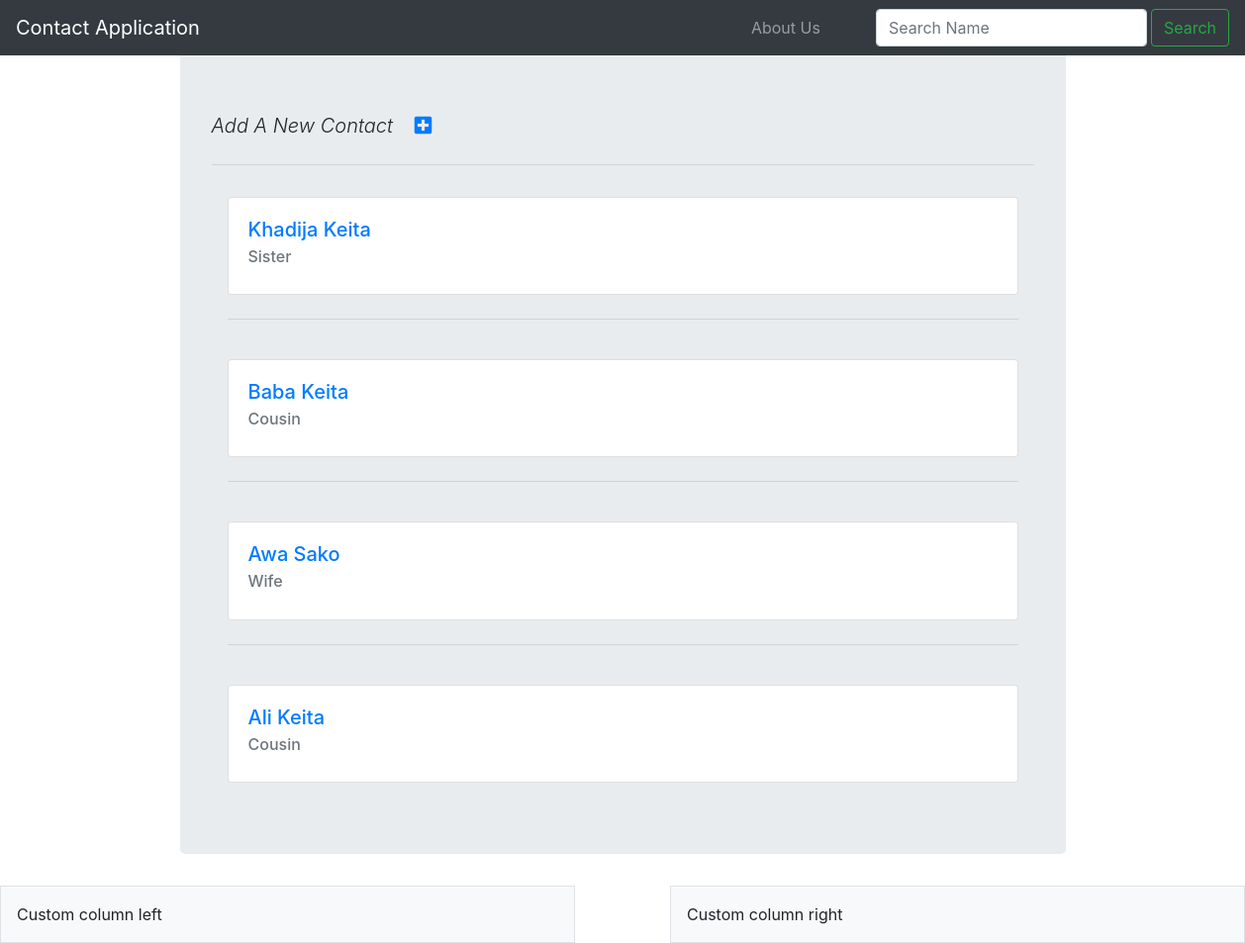
The page / on the database its author committed.
### contactlist/models.py (models this page shows, shortened)
class ContactModel(models.Model):
    fullname = models.CharField(max_length=123)
    relationship = models.CharField(max_length=123)
    email = models.EmailField(max_length=100)
    phone = models.CharField(max_length=123)
    address = models.CharField(max_length=123)

### contactlist/views.py (the view)
# urls.py: path('', index, name='index'),
def index(request):
    contacts = ContactModel.objects.all()
    search_input = request.GET.get('search-area')
    if search_input:
        contacts = ContactModel.objects.filter(fullname__icontains=search_input)
    else:
        contacts = ContactModel.objects.all()
        search_input = ""
    return render(request, "index.html", {"contacts": contacts, "search_input": search_input})

### templates/index.html (shortened to what this page needs)
{% load static %}
<!DOCTYPE html>
<html lang="en">
<head>
    <link rel="stylesheet" href="https://stackpath.bootstrapcdn.com/bootstrap/4.3.1/css/bootstrap.min.css">
    <link rel="stylesheet" href="https://cdnjs.cloudflare.com/ajax/libs/font-awesome/5.15.3/css/all.min.css">
</head>
<body>
<nav class="navbar fixed-top navbar-expand-lg navbar-dark bg-dark">
    <a class="navbar-brand" href="#">Contact Application</a>
    <div class="collapse navbar-collapse" id="navbarTogglerDemo01">
        <ul class="navbar-nav ml-auto">
            <li class="nav-item mr-5">
                <a class="nav-link" href="#">About Us</a>
            </li>
        </ul>
        <form action="/" method="GET" class="d-flex" id="search-form">
                <input class="form-control me-2" type="search" placeholder="Search Name" aria-label="Search" name="search-area" value="{{search_input}}">
                <button class="btn btn-outline-success ml-1" type="submit">Search</button>
        </form>
    </div>
</nav>
<div class="container">
    <div class="col-md-10 offset-md-1 mt-5">
        <div class="jumbotron">
            <p class="lead font-italic ">
                Add A New Contact
                <a href="{% url 'add-contact'%}"><i class="fas fa-plus-square ml-3"></i></a>
            </p>
                {% for contact in contacts reversed %}
            <hr class="my-4">
            <a class="nav-link" href="{% url 'profile' contact.id %}">
                <div class="card mx-auto w-auto" style="width: 18rem;" >
                    <div class="card-body">
                        <h5 class="card-title">{{contact.fullname | title}}</h5>
                        <h6 class="card-subtitle mb-2 text-muted">{{contact.relationship | title}}</h6>
                    </div>
                </div>
                {% empty %}
                <h3>This contact doesn't exist...</h3>
                {% endfor %}
            </a>
        </div>
    </div>
</div>
<div class="row mx-md-n5">
  <div class="col px-md-5"><div class="p-3 border bg-light">Custom column left</div></div>
  <div class="col px-md-5"><div class="p-3 border bg-light">Custom column right</div></div>
</div>
</body>
</html>

### rows shown on the page
ContactModel: fullname "Khadija Keita", relationship "Sister"
ContactModel: fullname "Baba Keita", relationship "Cousin"
ContactModel: fullname "Awa Sako", relationship "Wife"
ContactModel: fullname "Ali Keita", relationship "Cousin"
